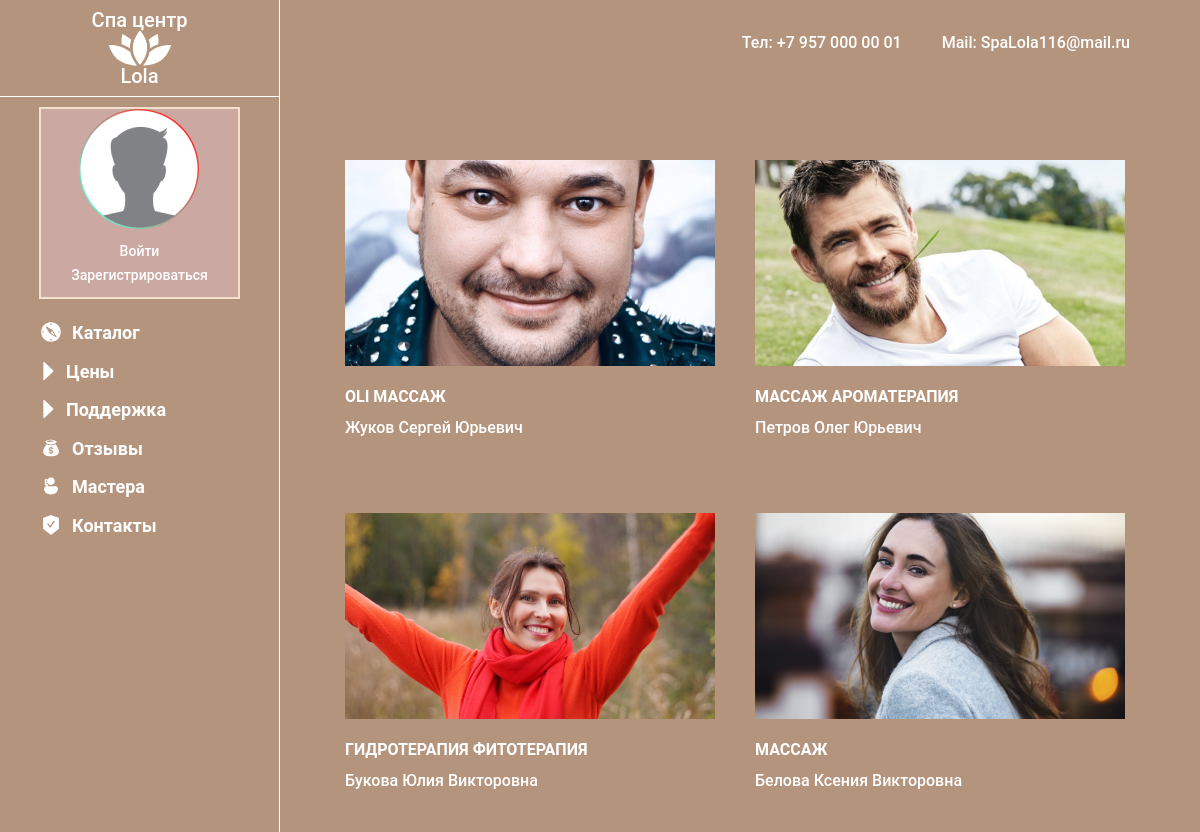
The page /masters on the database as committed earlier.
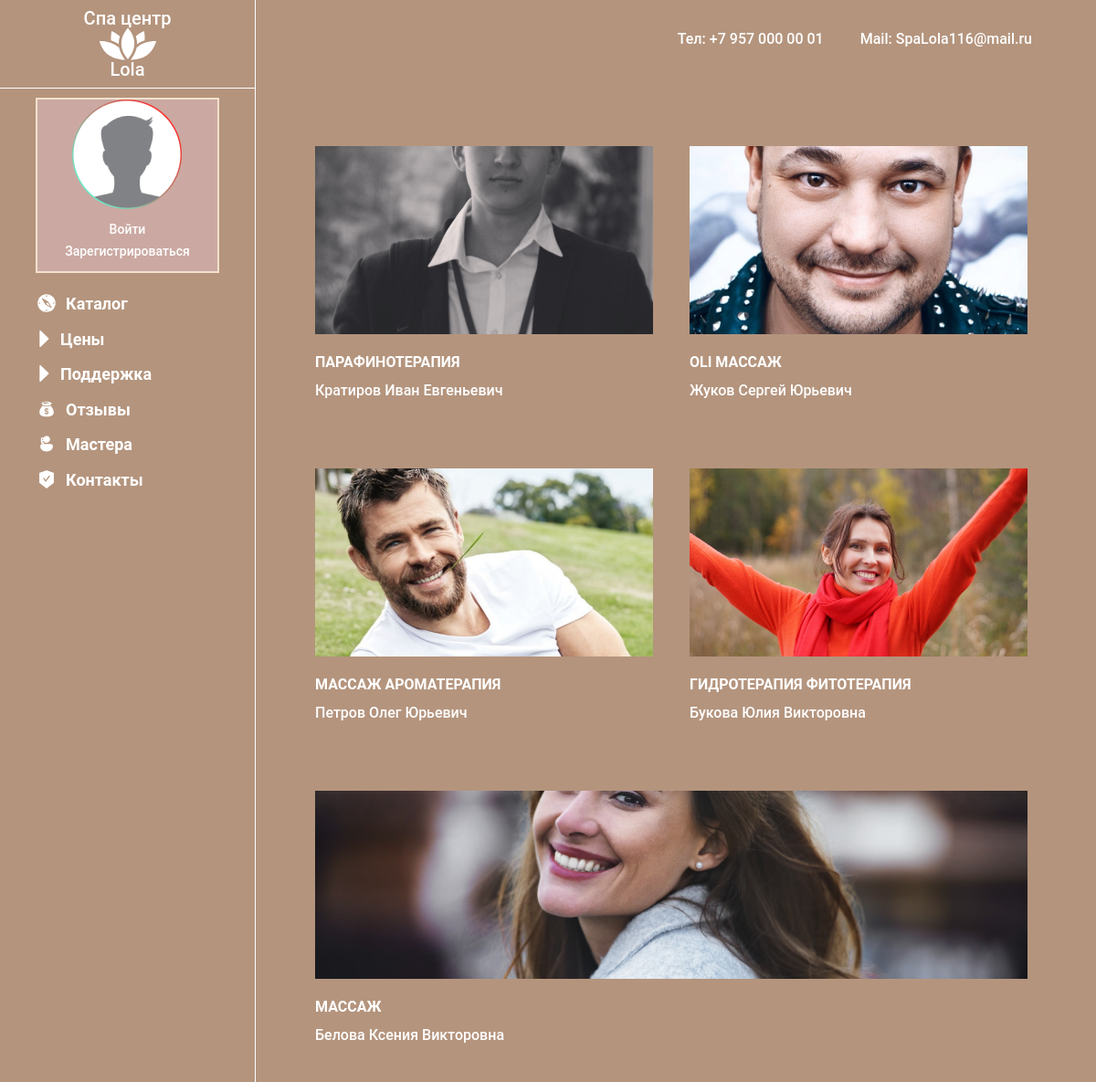
The same page on the database as committed later.
### SpaApp/models.py (models this page shows, shortened)
class Masters(models.Model):
    photo = models.ImageField(upload_to='photos/%Y/%m/%d/', verbose_name='Фото', blank=True)
    surname = models.CharField(max_length=100, verbose_name="Фамилия")
    name = models.CharField(max_length=100, verbose_name="Имя")
    middlename = models.CharField(max_length=100, verbose_name="Отчество", blank=True)
    FIO = models.CharField(max_length=255, verbose_name='ФИО')
    services = models.ManyToManyField('Services', related_name='specialists')
    class Meta:
        verbose_name = 'Мастер'
        verbose_name_plural = 'Мастера'

class Services(models.Model):
    photo = models.ImageField(upload_to='photos/%Y/%m/%d/', verbose_name='Фото', blank=True)
    title = models.CharField(max_length=150, verbose_name='Название услуги')
    description = models.TextField(verbose_name='Описание услуги')
    duration = models.CharField(max_length=150, verbose_name='Длительность услуги')
    price = models.DecimalField(max_digits=10, decimal_places=2, verbose_name='Цена')
    class Meta:
        verbose_name = 'Услуга'
        verbose_name_plural = 'Услуги'

### SpaApp/views.py (the view)
# urls.py: path('masters', MasterPage.as_view(), name='master_page'),
class MasterPage(ListView):
    template_name = 'SpaApp/MastersPage.html'
    model = Masters
    context_object_name = 'masters'
    def get_queryset(self):
        return Masters.objects.all().order_by('-pk')

### SpaApp/templates/SpaApp/MastersPage.html (shortened to what this page needs)
{%extends 'base_layout.html' %}
{% load static %}
{% block styles %}
<link rel="stylesheet" href="{% static 'css/masterspage.css' %}">
{% endblock %}
{% block header %}
{% include 'SpaApp/header.html' %}
{% endblock %}
{% block content %}
<div class="main__conainer _container">
    <div class="main__header">
        <div class="main__info info-main">
            <div class="info-main__phone">
                <div class="phone__data">Тел: <a href="tel:+79570000001" class="phone__link">+7 957 000 00 01</a></div>
            </div>
            <div class="info-main__mail">
                <div class="mail__data">Mail: <a href="mailto:SpaLola116@mail.ru"
                                                 class="mail_link">SpaLola116@mail.ru</a></div>
            </div>
        </div>
    </div>
    <div class="main__body">
        <div class="body__row">
            {% for master in masters %}
            <div class="body__column">
                <div class="body__item item-main">
                    <div class="item-main__photo">
                        {% if master.photo %}
                        <img src="{{master.photo.url}}" alt="master_photo">
                        {% else %}
                        <img src="" alt="NoneImage">
                        {%endif%}
                    </div>
                    <div class="item-main__services">
                        {% for service in master.services.all %}
                        {{ service.title|upper}}
                        {% endfor %}
                    </div>
                    <div class="item-main__fio">
                        {{master.FIO}}
                    </div>
                </div>
            </div>
            {% endfor %}
        </div>
    </div>
</div>
{% endblock %}

### SpaCentr/templates/base_layout.html (shortened to what this page needs)
{% load static %}
<!DOCTYPE html>
<html lang="en">
<head>
    <link rel="stylesheet" href="{% static 'css/base.css' %}">
    {% block styles %}
    {% endblock %}
</head>
<body>
<div class="wrapper">
    {% block header %}
    {% endblock %}
    <main class="main">
        {% block content %}
        {% endblock %}
    </main>
</div>
</body>
</html>

### SpaApp/templates/SpaApp/header.html (shortened to what this page needs)
{% load static %}
<header class="header">
    <div class="header__container">
        <div class="header__body">
            <div class="header__logo">
                <a href="/" class="title__logo">Спа центр</a>
                <a href="/"><img src="{% static 'image/Lola.svg' %}" alt="Logo"></a>
                <a href="/" class="title__logo">Lola</a>
            </div>
            <div class="header__profile profile">
                {% if user.is_authenticated %}
                <div class="profile__photo">
                    <img src="{% static 'image/Avatar.svg' %}" alt="profile avatar">
                </div>
                <div class="profile__name">
                    <a href="" class="profile__link">{{user.name}}</a>
                </div>
                <div class="profile__items">
                    <a href="" class="profile__link">Корзина</a>
                </div>
                <div class="profile__items">
                    <a href="" class="profile__link">Мои записи</a>
                </div>
                <div class="profile__items">
                    <a href="" class="profile__link">История записей</a>
                </div>
                {% else %}
                <div class="profile__photo">
                    <img src="{% static 'image/logout_image.png' %}" alt="profile avatar">
                </div>
                <div class="profile__items">
                    <a href="{%url 'login'%}" class="profile__link">Войти</a>
                </div>
                <div class="profile__items">
                    <a href="{%url 'registrations'%}" class="profile__link">Зарегистрироваться</a>
                </div>
                {% endif %}
            </div>
            <div class="header__menu menu">
                <ul class="menu__list">
                    <li class="menu__item">
                        <div class="menu__icon">
                            <img src="{% static 'image/Menu.svg' %}" alt="menu">
                        </div>
                        <a href="/" class="menu__link">Каталог</a>
                    </li>
                    <li class="menu__item">
                        <div class="menu__icon">
                            <img src="{% static 'image/Arrow.svg' %}" alt="menu">
                        </div>
                        <a href="{% url 'price' %}" class="menu__link">Цены</a>
                    </li>
                    <li class="menu__item">
                        <div class="menu__icon">
                            <img src="{% static 'image/Arrow.svg' %}" alt="menu">
                        </div>
                        <a href="" class="menu__link">Поддержка</a>
                    </li>
                    <li class="menu__item">
                        <div class="menu__icon">
                            <img src="{% static 'image/Balance.svg' %}" alt="menu">
                        </div>
                        <a href="" class="menu__link">Отзывы</a>
                    </li>
                    <li class="menu__item">
                        <div class="menu__icon">
                            <img src="{% static 'image/Support.svg' %}" alt="menu">
                        </div>
                        <a href="{% url 'master_page' %}" class="menu__link">Мастера</a>
                    </li>
                    <li class="menu__item">
                        <div class="menu__icon">
                            <img src="{% static 'image/Garantees.svg' %}" alt="menu">
                        </div>
                        <a href="{%url 'contacts_page'%}" class="menu__link">Контакты</a>
                    </li>
                </ul>
            </div>
        </div>
    </div>
</header>

### SpaCentr/static/css/base.css (style rules this page uses)
* { padding: 0; margin: 0; border: 0; }
*,*:before,*:after { -webkit-box-sizing: border-box; -moz-box-sizing: border-box; box-sizing: border-box; }
nav, footer,header,aside { display: block; }
html,body { height: 100%; width: 100%; font-size: 100%; line-height: 1; font-size: 14px; color: #252B42; font-weight: 500; font-family: "REX"; -ms-text-size-adjust: 100%; -moz-text-size-adjust: 100%; -webkit-text-size-adjust: 100%; }
a, a:visited { text-decoration: none; }
ul li { list-style: none; }
img { vertical-align: top; }
.wrapper { min-height: 100%; overflow: hidden; display: flex; flex-direction: column; }
._container { max-width: 1100px; padding: 0 15px; margin: 0 auto; }
body { font-family: 'Roboto', sans-serif; background: #b4947d; }
.header__container { display: flex; flex-direction: column; }
.header__body { background: #b4947d; width: 280px; height: 100%; display: flex; flex-direction: column; align-items: center; position: fixed; transition: all 0.2s ease 0s; overflow-y: auto; border-right: 1.5px solid rgba(255, 255, 255, 1); }
.header__logo { display: flex; flex-direction: column; justify-content: center; align-items: center; padding: 10px 0; border-bottom: 1.5px solid rgba(255, 255, 255, 1); width: 100%; }
.title__logo { color: white; font-size: 20px; }
.header__profile { display: flex; flex-direction: column; align-items: center; padding: 10px 30px; border: 2px solid rgba(243, 225, 205, 1); margin: 10px 0; background: rgba(203, 169, 162, 1); border-image-slice: 1; }
.profile__photo { margin: -10px 0 10px 0 ; }
.profile__items { padding: 5px 0; }
.profile__link { color: white; }
.header__menu { background: #b4947d; position: relative; display: flex; margin: 5px 0 0 0; flex-direction: column; align-items: flex-start; text-align: left; padding: 0 25px 0 25px; width: 100%; height: 100%; }
.menu__list { width: 100%; height: 100%; display: flex; flex-direction: column; }
.menu__item { padding: 2px 10px; width: 100%; display: flex; }
.menu__link { color: white; padding: 10px 0 10px 5px; font-weight: 600; font-size: 18px; line-height: calc(18/22*100%); }
.menu__icon img { padding: 5px; }
.main { padding: 20px 20px 20px 20px; margin-left: 270px; color: white; }

### SpaCentr/static/css/masterspage.css (style rules this page uses)
.main__header { display: flex; justify-content: flex-end; }
.main__info { display: flex; padding: 15px; }
.info-main__phone { padding: 0 20px; }
.phone__data { color: white; font-size: 16px; }
.phone__link { color: white; font-size: 16px; }
.info-main__mail { padding: 0 20px; }
.mail__data { color: white; font-size: 16px; }
.mail_link { color: white; font-size: 16px; }
.main__body { padding: 20px; }
.body__row { display: flex; flex-wrap: wrap; flex-direction: row; }
.body__column { flex: 0 0 33.333%; padding: 30px 0px; }
@media (max-width: 1400px) { .body__column { flex: 1 1 50%; } }
.body__item { padding: 20px; height: 100%; }
.item-main__photo { position: relative; display: flex; align-items: center; justify-content: center; max-width: 100%; width: 100%; min-height: 100%; height: auto; }
.item-main__photo img { min-width: 100%; max-width: 100%; position: relative; object-fit: cover; max-height: 206px; min-height: 206px; }
.item-main__services { font-size: 16px; font-weight: 600; padding: 0px 0 10px 0; }
.item-main__fio { font-size: 16px; padding: 5px 0 0px 0; }

Rows that differ between the two databases and show on the page:
added Masters: photo (picture), FIO "Кратиров Иван Евгеньевич"
now on this page (row unchanged): Services: title "ПАРАФИНОТЕРАПИЯ", shown under "Кратиров Иван Евгеньевич"
